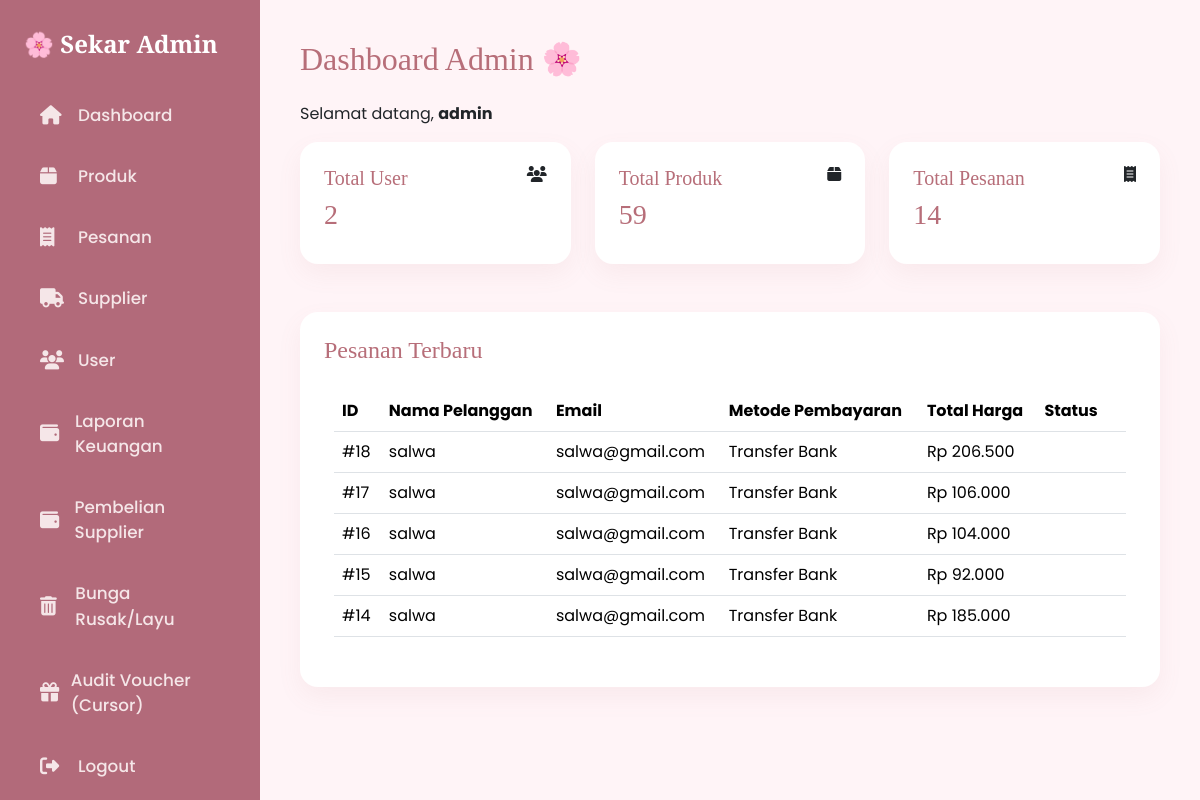
The page /admin.php (signed in) on the database as committed earlier.
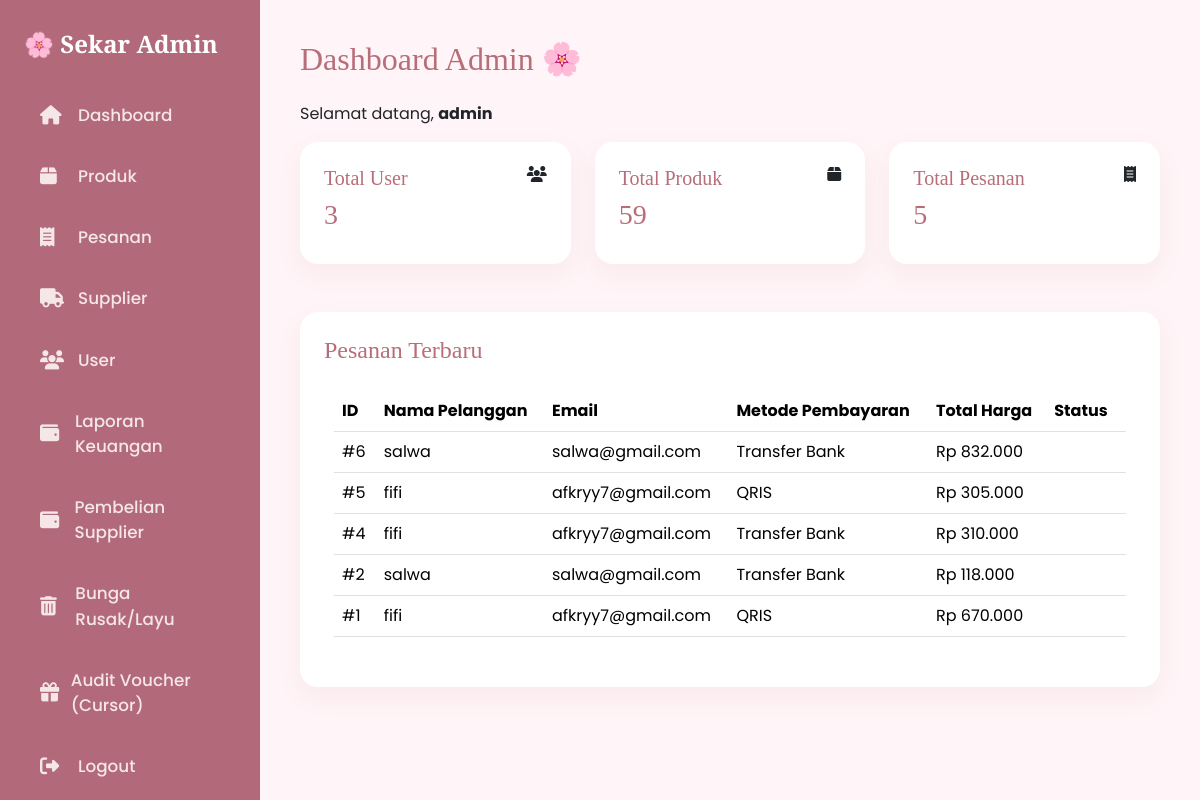
The same page on the database as committed later.
### tables this page shows
CREATE TABLE `pesanan` (
  `id_pesanan` int(11) NOT NULL,
  `id_pelanggan` int(11) NOT NULL,
  `tanggal` datetime DEFAULT current_timestamp(),
  `total` int(11) DEFAULT 0,
  `status` enum('Menunggu Pembayaran','Diproses','Selesai','Dibatalkan') DEFAULT 'Menunggu Pembayaran',
  `metode_pembayaran` varchar(50) DEFAULT NULL,
  `bukti` varchar(255) DEFAULT NULL
);

CREATE TABLE `pelanggan` (
  `id_pelanggan` int(11) NOT NULL,
  `nama` varchar(100) DEFAULT NULL,
  `email` varchar(100) DEFAULT NULL,
  `telepon` varchar(20) DEFAULT NULL,
  `alamat` text DEFAULT NULL
);

### admin.php (the view, shortened to what this page needs)
<?php
include 'koneksi.php';
$user = $koneksi->query("SELECT COUNT(*) as total FROM users");
$totalUser = $user->fetch_assoc()['total'];
$produk = $koneksi->query("SELECT COUNT(*) as total FROM produk");
$totalProduk = $produk->fetch_assoc()['total'];
$pesanan = $koneksi->query("SELECT COUNT(*) as total FROM pesanan");
$totalPesanan = $pesanan->fetch_assoc()['total'];
$sqlRecent = "
    SELECT
        p.id_pesanan,
        pl.nama,
        pl.email,
        p.metode_pembayaran,
        p.total,
        p.status
    FROM pesanan p
    JOIN pelanggan pl ON p.id_pelanggan = pl.id_pelanggan
    ORDER BY p.id_pesanan DESC
    LIMIT 5
";
$recent = $koneksi->query($sqlRecent);
?>
<!DOCTYPE html>
<html lang="id">
<head>
    <link href="https://cdn.jsdelivr.net/npm/bootstrap@5.3.2/dist/css/bootstrap.min.css" rel="stylesheet">
    <link rel="stylesheet" href="https://cdnjs.cloudflare.com/ajax/libs/font-awesome/6.4.2/css/all.min.css">
</head>
<body>
<?php include 'sidebar.php'; ?>
<div class="main">
    <h2 class="mb-4">Dashboard Admin 🌸</h2>
    <p>Selamat datang, <b><?php echo htmlspecialchars($_SESSION['username']); ?></b></p>
    <div class="row g-4 mb-5">
        <div class="col-md-4">
            <div class="card card-box p-4">
                <div class="d-flex justify-content-between">
                    <div>
                        <h5>Total User</h5>
                        <h3><?php echo $totalUser; ?></h3>
                    </div>
                    <i class="fa fa-users stat-icon"></i>
                </div>
            </div>
        </div>
        <div class="col-md-4">
            <div class="card card-box p-4">
                <div class="d-flex justify-content-between">
                    <div>
                        <h5>Total Produk</h5>
                        <h3><?php echo $totalProduk; ?></h3>
                    </div>
                    <i class="fa fa-box stat-icon"></i>
                </div>
            </div>
        </div>
        <div class="col-md-4">
            <div class="card card-box p-4">
                <div class="d-flex justify-content-between">
                    <div>
                        <h5>Total Pesanan</h5>
                        <h3><?php echo $totalPesanan; ?></h3>
                    </div>
                    <i class="fa fa-receipt stat-icon"></i>
                </div>
            </div>
        </div>
    </div>
    <div class="card card-box p-4">
        <h4 class="mb-3">Pesanan Terbaru</h4>
        <div class="table-responsive">
            <table class="table table-hover align-middle">
                <thead>
                    <tr>
                        <th>ID</th>
                        <th>Nama Pelanggan</th>
                        <th>Email</th>
                        <th>Metode Pembayaran</th>
                        <th>Total Harga</th>
                        <th>Status</th>
                    </tr>
                </thead>
                <tbody>
                    <?php
                    if ($recent->num_rows > 0) {
                        while ($row = $recent->fetch_assoc()) {
                    ?>
                    <tr>
                        <td>#<?php echo $row['id_pesanan']; ?></td>
                        <td><?php echo htmlspecialchars($row['nama']); ?></td>
                        <td><?php echo htmlspecialchars($row['email']); ?></td>
                        <td><?php echo htmlspecialchars($row['metode_pembayaran'] ?? '-'); ?></td>
                        <td>Rp <?php echo number_format($row['total'], 0, ',', '.'); ?></td>
                        <td>
                            <span class="badge badge-status">
                            </span>
                        </td>
                    </tr>
                    <?php
                        }
                    } else {
                        echo "<tr><td colspan='6' class='text-center text-muted py-3'>Belum ada transaksi pesanan terbaru</td></tr>";
                    }
                    ?>
                </tbody>
            </table>
        </div>
    </div>
</div>
</body>
</html>

Rows that differ between the two databases and show on the page:
removed pesanan: id_pesanan "18", id_pelanggan.nama "salwa", id_pelanggan.email "salwa@gmail.com", metode_pembayaran "Transfer Bank", total "206.500"
removed pesanan: id_pesanan "17", id_pelanggan.nama "salwa", id_pelanggan.email "salwa@gmail.com", metode_pembayaran "Transfer Bank", total "106.000"
removed pesanan: id_pesanan "16", id_pelanggan.nama "salwa", id_pelanggan.email "salwa@gmail.com", metode_pembayaran "Transfer Bank", total "104.000"
removed pesanan: id_pesanan "15", id_pelanggan.nama "salwa", id_pelanggan.email "salwa@gmail.com", metode_pembayaran "Transfer Bank", total "92.000"
removed pesanan: id_pesanan "14", id_pelanggan.nama "salwa", id_pelanggan.email "salwa@gmail.com", metode_pembayaran "Transfer Bank", total "185.000"
now on this page (row edited): pesanan: id_pesanan "6", id_pelanggan.nama "salwa", id_pelanggan.email "salwa@gmail.com", metode_pembayaran "Transfer Bank", total "832.000"
added pesanan: id_pesanan "5", id_pelanggan.nama "fifi", id_pelanggan.email "afkryy7@gmail.com", metode_pembayaran "QRIS", total "305.000"
now on this page (row edited): pesanan: id_pesanan "4", id_pelanggan.nama "fifi", id_pelanggan.email "afkryy7@gmail.com", metode_pembayaran "Transfer Bank", total "310.000"
added pesanan: id_pesanan "2", id_pelanggan.nama "salwa", id_pelanggan.email "salwa@gmail.com", metode_pembayaran "Transfer Bank", total "118.000"
added pesanan: id_pesanan "1", id_pelanggan.nama "fifi", id_pelanggan.email "afkryy7@gmail.com", metode_pembayaran "QRIS", total "670.000"
Other text that changed with them:
$totalUser: "2" → "3"
$totalPesanan: "14" → "5"
